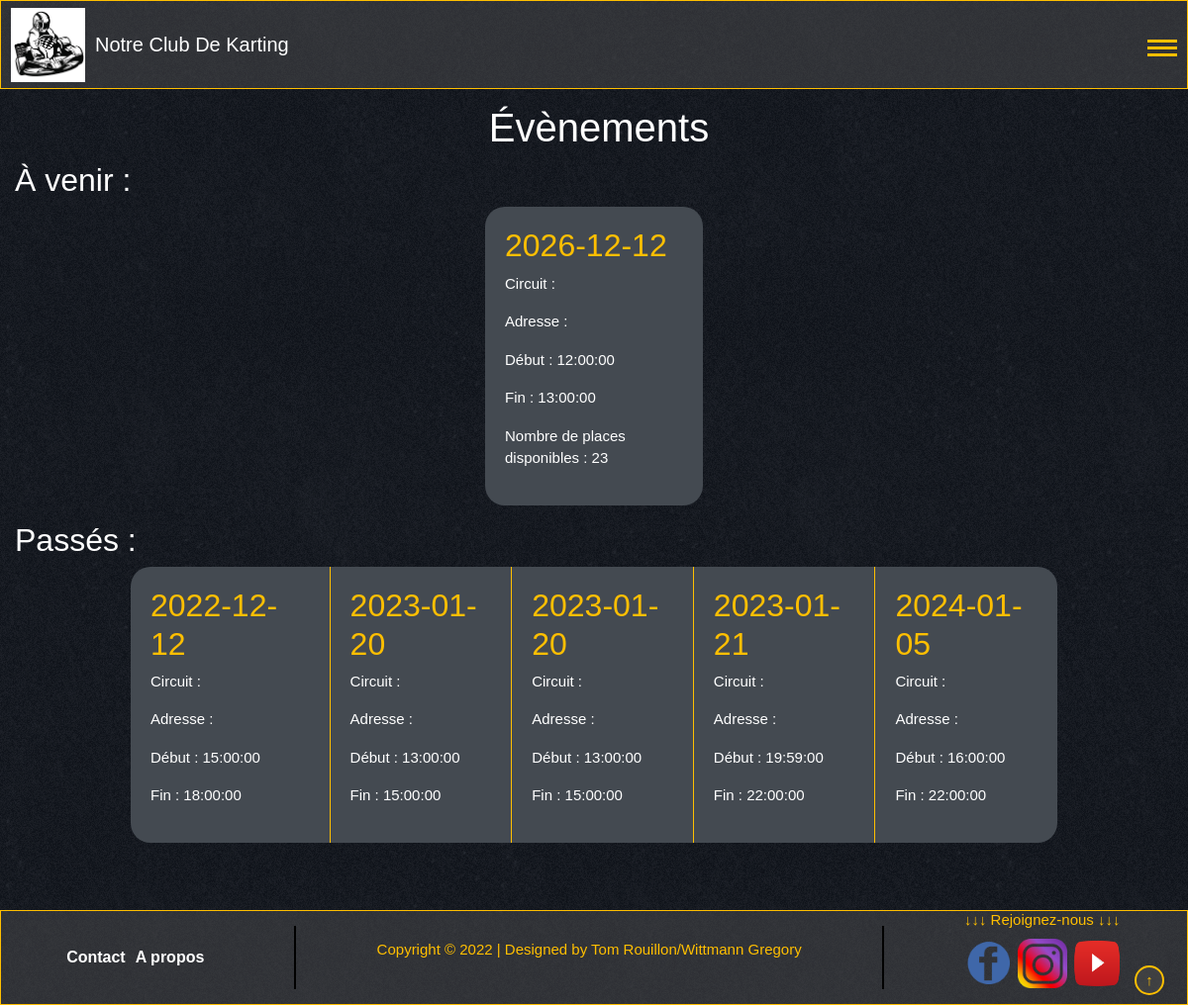
Screenshot of /src/event.php with the database file from the repository.
### tables this page shows
CREATE TABLE IF NOT EXISTS `Match` (
  `idMatch` INT NOT NULL AUTO_INCREMENT,
  `date` DATE NOT NULL,
  `heureDebut` TIME NOT NULL,
  `heureFin` TIME NOT NULL,
  `nbrPartNecessaire` INT NOT NULL,
  `Gagnant` INT NULL,
  `resultatFinal` VARCHAR(45) NULL,
  `Circuit_idCircuit` INT NOT NULL,
  `Admin_Personne_idPersonne` INT NOT NULL,
  PRIMARY KEY (`idMatch`),
  INDEX `fk_Match_Circuit1_idx` (`Circuit_idCircuit` ASC),
  INDEX `fk_Match_Admin1_idx` (`Admin_Personne_idPersonne` ASC),
  INDEX `fk_Match_Adherent2_idx` (`Gagnant` ASC),
  CONSTRAINT `fk_Match_Circuit1`
    FOREIGN KEY (`Circuit_idCircuit`)
    REFERENCES `Circuit` (`idCircuit`)
    ON DELETE NO ACTION
    ON UPDATE NO ACTION,
  CONSTRAINT `fk_Match_Admin1`
    FOREIGN KEY (`Admin_Personne_idPersonne`)
    REFERENCES `Admin` (`Personne_idPersonne`)
    ON DELETE NO ACTION
    ON UPDATE NO ACTION,
  CONSTRAINT `fk_Match_Adherent2`
    FOREIGN KEY (`Gagnant`)
    REFERENCES `Adherent` (`Personne_idPersonne`)
    ON DELETE NO ACTION
    ON UPDATE NO ACTION);

### src/event.php (the view, shortened to what this page needs)
<?php
    require_once("header.php");
    $con = connect_bd();
    $sql = "SELECT * FROM `match` WHERE `date` > NOW() ORDER BY `date`";
    $stmtEvComing = $con->prepare($sql);
    $res = $stmtEvComing->execute();
    $sql = "SELECT * FROM `match` WHERE `date` < NOW() ORDER BY `date`";
    $stmtEvPast = $con->prepare($sql);
    $res = $stmtEvPast->execute();
    $sql = "SELECT * FROM `circuit` WHERE `idCircuit` = :idCircuit";
    $stmt2 = $con->prepare($sql);
    $sql = "SELECT * FROM `match_has_adherent` JOIN `personne` ON `Adherent_Personne_idPersonne` = idPersonne WHERE `Match_idMatch` = :idMatch";
    $stmt3 = $con->prepare($sql);
?>
<div id="contenu">
    <h1> Évènements </h1>
    <h2> À venir : </h2>
    <div class="event-list">
        <ul class="events">
            <?php
                while ($row = $stmtEvComing->fetch()) {
                    $values = [
                        "idMatch" => $row["idMatch"]
                    ];
                    $res = $stmt3->execute($values);
                    $rowCirc = $stmt2->fetch();
                    $rowId = $stmt3->fetchAll();
                    echo "<li class='event'>";
                    echo "<h2 style=\" color: var(--yellowColor);\">" . $row["date"] . "</h2>";
                    echo "<p> Circuit : " . $rowCirc["nom"] . "</p>";
                    echo "<p> Adresse : " . $rowCirc["adresse"] . "</p>";
                    echo "<p> Début : " . $row["heureDebut"] . "</p>";
                    echo "<p> Fin : " . $row["heureFin"] . "</p>";
                    echo "<p> Nombre de places disponibles : " . ($row["nbrPartNecessaire"] - count($rowId)) . "</p>";
                    echo "</li>";
                }
            ?>
        </ul>
    </div>
    <h2> Passés : </h2>
    <div class="event-list">
        <ul class="events">
            <?php
                while ($row = $stmtEvPast->fetch()) {
                    $rowCirc = $stmt2->fetch();
                    echo "<li class='event'>";
                    echo "<h2 style=\" color: var(--yellowColor);\">" . $row["date"] . "</h2>";
                    echo "<p> Circuit : " . $rowCirc["nom"] . "</p>";
                    echo "<p> Adresse : " . $rowCirc["adresse"] . "</p>";
                    echo "<p> Début : " . $row["heureDebut"] . "</p>";
                    echo "<p> Fin : " . $row["heureFin"] . "</p>";
                    echo "</li>";
                }
            ?>
        </ul>
    </div>
</div>
<?php
    require_once("footer.php");
?>

### src/header.php (shortened to what this page needs)
<!doctype html>
<html>
    <head>
        <link rel="stylesheet" href="https://cdn.jsdelivr.net/npm/bootstrap@4.3.1/dist/css/bootstrap.min.css">
        <link rel="stylesheet" href="style/main.css" type="text/css">
        <link rel="stylesheet" href="style/footer.css" type="text/css">
        <link rel="stylesheet" href="style/header.css" type="text/css">
    </head>
    <body>
    <header>
        <?php
        if (isset($_SESSION['connected']) && $_SESSION['connected']) {
            $mail = $_SESSION['username'];
            if ($result = glob("users/" . $mail . "/profil.*")) {
                echo "<a href='profil.php'><img src='" . $result[0] . "?t=" . time() . "' class='logo'></a>";
            } else {
                echo "<a href='accueil.php'><img src='logos/kart.jpg' class='logo'></a>";
            }
        } else {
            echo "<a href='accueil.php'><img src='logos/kart.jpg' class='logo'></a>";
        }
        ?>
        <h1> Notre Club De Karting </h1>
        <div onclick="menu();"><span id="burger"></span></div>
    </header>

### src/footer.php
        <footer>
            <div class="left">
                <nav class="footer">
                    <a class="buttons" href="contacts.php"><b>Contact</b></a>
                    <a class="buttons" href="aPropos.php"><b>A propos</b></a>
                </nav>
            </div>
            <span class="ligne"> </span>
            <div class="center">
                <p>
                    Copyright © 2022 | Designed by Tom Rouillon/Wittmann Gregory
                </p>
            </div>
            <span class="ligne"> </span>
            <div class="right">
                <h2>↓↓↓ Rejoignez-nous ↓↓↓</h2>
                <p id="media">
                    <a href="https://fr-fr.facebook.com/kartingdes24Heures/"><img src="logos/Facebook.png" alt="facebook" width="50" height="50"></a>
                    <a href="https://www.instagram.com/karting_des_24heures/?hl=fr"><img src="logos/Instagram.png" alt="instagram" width="50" height="50"></a>
                    <a href="https://youtu.be/f_WuRfuMXQw"><img src="logos/Youtube.png" alt="youtube" width="50" height="50"></a>
                </p>
            </div>
        </footer>
        <div class="footerArrow">
            <a class="roundBtn" href="#">↑</a>
        </div>
    </body>
</html>

### src/style/main.css (style rules this page uses)
:root { --backColor:rgba(22, 22, 22, 0.773); --footColor:#343a40; --eventColor: #444a51; }
body { font-family: 'Share Tech', sans-serif; display: block; margin: 0; width: auto; height: auto; background-image: url("../logos/blackmamba.png"); }
body h1 { margin-left: 10px; margin-top: 10px; }
body #contenu { min-height: 100vh; margin: 15px; font-size: 15px; color: white; }
body #contenu h1 { margin-top: 10px; margin-bottom: 10px; font-size: 40px; text-align: center; }
.events { justify-content: flex-start; display: flex; background-color: var(--eventColor); border-radius: 20px; overflow-x: auto; width: auto; max-width: 80%; height: 100%; scroll-behavior: smooth; padding-left: 20px; }
.event { padding: 20px 20px 20px 20px; list-style-type: none; width: 200px; border-right: solid var(--yellowColor) 1px; display: flex; flex-direction: column; }
.event:nth-child(1) { padding-left: 0px; }
.event:last-child { border-right: none; }
.event-list { display: flex; flex-direction: column; justify-content: center; align-items: center; }

### src/style/footer.css (style rules this page uses)
:root { --footColor:rgba(75, 75, 76, 0.53); }
footer .left { margin: auto; display: flex; }
footer nav { margin:auto; display: flex; justify-content: center; align-items: center; height: fit-content; }
footer .center { margin: auto; font-size: min(15px); color: rgb(255, 191, 0); }
.ligne { border: solid 1px black; margin: 15px; }
footer .right { margin: auto; float: right; }
footer .right h2 { margin: auto; font-size: min(15px); color: rgb(255, 191, 0); }
#media { margin-top: 10px; margin-left: 0; text-align: center; }
.footerArrow .roundBtn { margin: auto; margin-left: 20px; text-align: center; width: 30px; padding: 3px; display: inline-block; line-height: 20px; font-size: 15px; text-decoration: none; color: rgb(255, 191, 0); border: 2px solid rgb(255, 191, 0); background-color: var(--footColor); border-radius: 50px; }
.footerArrow { position: fixed; bottom: 1%; right: 2%; }
footer { display: flex; margin:0; background-color: var(--footColor); border-color: rgb(255, 191, 0); border-width: 1px; border-style: solid; display: flex; }
.buttons { margin-right: 10px; color: white; }

### src/style/header.css (style rules this page uses)
:root { --backColor:rgba(22, 22, 22, 0.773); --footColor:rgba(75, 75, 76, 0.53); --yellowColor:rgb(255, 191, 0); }
header h1 { margin: auto; margin-left: 10px; font-size: min(20px); color: rgb(255, 255, 255); }
header { align-items: center; display: flex; height: 90px; margin: 0; background-color: var(--footColor); border-width: 1px; border-style: solid; border-color: var(--yellowColor); }
.logo { margin-left: 10px; height: 75px; width: auto; max-width: 90%; }
#burger { margin-right: 10px; width:30px; height:3px; display:inline-block; position:relative; background:var(--yellowColor); }
#burger::before, #burger::after { content:''; width:30px; height:3px; display:inline-block; position:absolute; transform-origin: center; transition: all 0.3s ease; background:var(--yellowColor); }
#burger::before { top:-7px; }
#burger::after { top:7px; }

### rows the page displays
match: date "2026-12-12", heureDebut "12:00:00", heureFin "13:00:00", $row['nbrPartNecessaire']-count($rowId) "23"
match: date "2022-12-12", heureDebut "15:00:00", heureFin "18:00:00"
match: date "2023-01-20", heureDebut "13:00:00", heureFin "15:00:00"
match: date "2023-01-20", heureDebut "13:00:00", heureFin "15:00:00"
match: date "2023-01-21", heureDebut "19:59:00", heureFin "22:00:00"
match: date "2024-01-05", heureDebut "16:00:00", heureFin "22:00:00"
